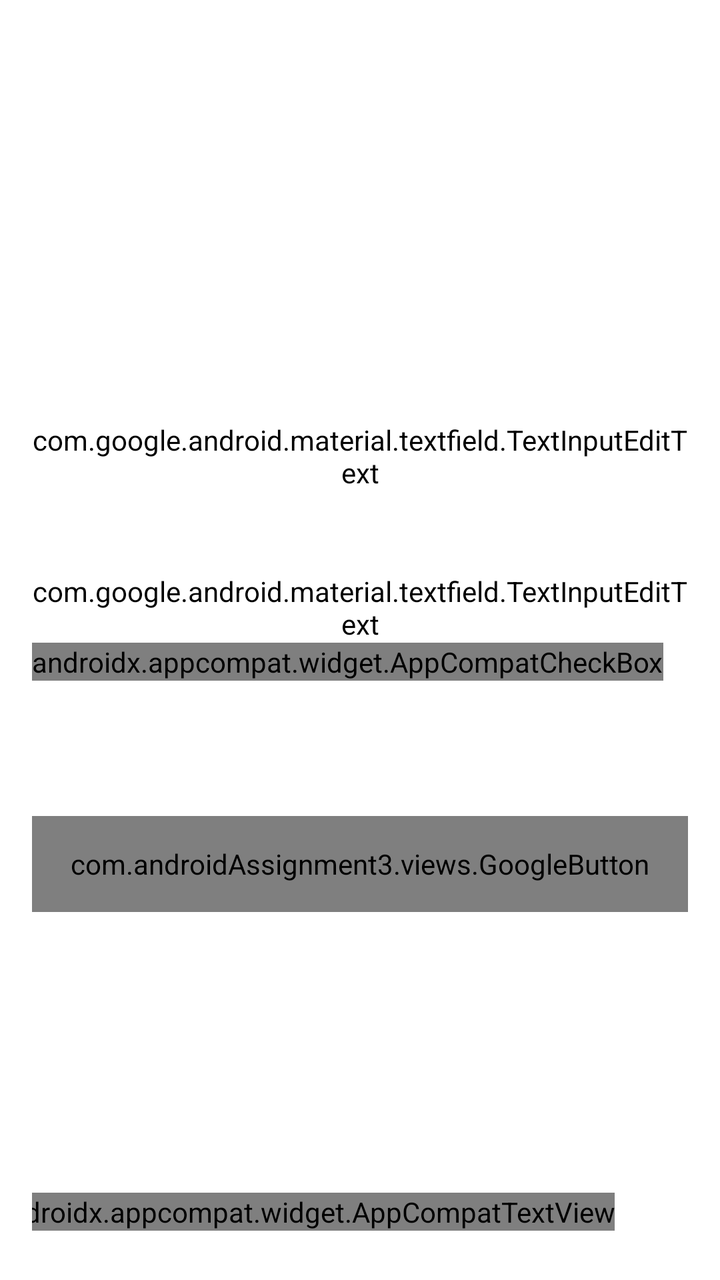
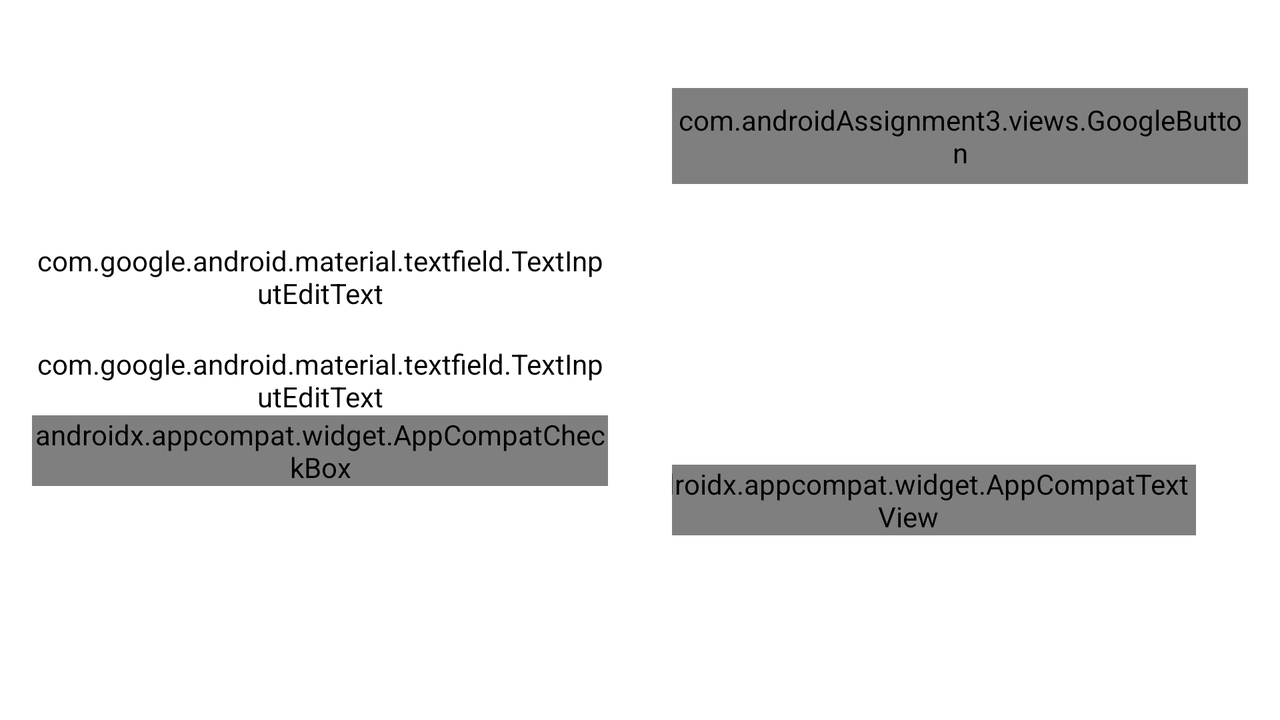

Two renders of one Android screen. The first uses the default layout on a phone; the second uses the alternative layout the repository ships for a different screen configuration, on a matching device. The two XML files are below.
<!-- AndroidManifest.xml: application theme Theme.Task1 -->
<!-- res/layout/activity_auth.xml -->
<?xml version="1.0" encoding="utf-8"?>
<androidx.constraintlayout.widget.ConstraintLayout xmlns:android="http://schemas.android.com/apk/res/android"
    xmlns:app="http://schemas.android.com/apk/res-auto"
    android:layout_width="match_parent"
    android:layout_height="match_parent"
    android:background="@color/profile_background"
    android:padding="@dimen/indent_normal">

    <androidx.appcompat.widget.AppCompatTextView
        android:id="@+id/tvGreetingTop"
        android:layout_width="0dp"
        android:layout_height="wrap_content"
        android:layout_marginBottom="@dimen/indent_min"
        android:fontFamily="@font/semi_bold"
        android:text="@string/login_greetings"
        android:textAlignment="center"
        android:textColor="@color/white"
        android:textSize="@dimen/authActivity_topGreeting_textSize"
        app:layout_constraintBottom_toTopOf="@id/tvGreetingBot"
        app:layout_constraintEnd_toEndOf="parent"
        app:layout_constraintStart_toStartOf="parent" />

    <androidx.appcompat.widget.AppCompatTextView
        android:id="@+id/tvGreetingBot"
        android:layout_width="0dp"
        android:layout_height="wrap_content"
        android:layout_marginBottom="@dimen/indent_big"
        android:fontFamily="@font/semi_bold"
        android:text="@string/login_greetings_2"
        android:textAlignment="center"
        android:textColor="@color/white"
        android:textSize="@dimen/textSize_normal"
        app:layout_constraintBottom_toTopOf="@id/tilEmail"
        app:layout_constraintEnd_toEndOf="parent"
        app:layout_constraintStart_toStartOf="parent" />

    <com.google.android.material.textfield.TextInputLayout
        android:id="@+id/tilEmail"
        android:layout_width="match_parent"
        android:layout_height="wrap_content"
        android:hint="@string/login_email_hint"
        android:theme="@style/ThemeOverlay.App.TextInputLayout"
        app:errorEnabled="true"
        app:expandedHintEnabled="false"
        app:hintTextAppearance="@style/TextLabel"
        app:layout_constraintBottom_toBottomOf="parent"
        app:layout_constraintEnd_toEndOf="parent"
        app:layout_constraintStart_toStartOf="parent"
        app:layout_constraintTop_toTopOf="parent"
        app:layout_constraintVertical_bias="@dimen/authActivity_email_bias">

        <com.google.android.material.textfield.TextInputEditText
            android:id="@+id/etEmail"
            android:layout_width="match_parent"
            android:layout_height="wrap_content"
            android:backgroundTint="@android:color/transparent"
            android:maxLines="1"
            android:textColor="@color/alabaster" />

    </com.google.android.material.textfield.TextInputLayout>

    <com.google.android.material.textfield.TextInputLayout
        android:id="@+id/tilPassword"
        android:layout_width="match_parent"
        android:layout_height="wrap_content"
        android:layout_marginTop="@dimen/indent_big"
        android:hint="@string/login_password_hint"
        android:theme="@style/ThemeOverlay.App.TextInputLayout"
        app:errorEnabled="true"
        app:expandedHintEnabled="false"
        app:hintTextAppearance="@style/TextLabel"
        app:layout_constraintEnd_toEndOf="parent"
        app:layout_constraintStart_toStartOf="parent"
        app:layout_constraintTop_toBottomOf="@id/tilEmail">

        <com.google.android.material.textfield.TextInputEditText
            android:id="@+id/etPassword"
            android:layout_width="match_parent"
            android:layout_height="wrap_content"
            android:backgroundTint="@android:color/transparent"
            android:inputType="textPassword"
            android:maxLines="1"
            android:textColor="@color/alabaster" />
    </com.google.android.material.textfield.TextInputLayout>

    <androidx.appcompat.widget.AppCompatCheckBox
        android:id="@+id/cbRememberMe"
        android:layout_width="wrap_content"
        android:layout_height="wrap_content"
        android:buttonTint="@color/white"
        android:text="@string/login_remember_me"
        android:textColor="@color/alabaster"
        android:textSize="@dimen/textSize_normal"
        app:layout_constraintStart_toStartOf="parent"
        app:layout_constraintTop_toBottomOf="@id/tilPassword" />

    <com.androidAssignment3.views.GoogleButton
        android:id="@+id/btnGoogle"
        android:layout_width="0dp"
        android:layout_height="@dimen/authActivity_googleButton_height"
        app:layout_constraintBottom_toBottomOf="parent"
        app:layout_constraintEnd_toEndOf="parent"
        app:layout_constraintStart_toStartOf="parent"
        app:layout_constraintTop_toTopOf="parent"
        app:layout_constraintVertical_bias="@dimen/authActivity_googleButton_bias" />

    <androidx.appcompat.widget.AppCompatTextView
        android:id="@+id/tvOr"
        android:layout_width="wrap_content"
        android:layout_height="wrap_content"
        android:fontFamily="@font/semi_bold"
        android:text="@string/login_or"
        android:textAlignment="center"
        android:textColor="@color/white"
        android:textSize="@dimen/textSize_big"
        app:layout_constraintEnd_toEndOf="parent"
        app:layout_constraintStart_toStartOf="parent"
        app:layout_constraintTop_toBottomOf="@id/btnGoogle" />

    <androidx.appcompat.widget.AppCompatButton
        android:id="@+id/btnRegister"
        android:layout_width="0dp"
        android:layout_height="@dimen/authActivity_registerButton_height"
        android:layout_marginTop="6dp"
        android:background="@drawable/button_register"
        android:fontFamily="@font/semi_bold"
        android:text="@string/login_register"
        android:textAllCaps="true"
        android:textColor="@color/white"
        android:textSize="@dimen/textSize_normal"
        app:layout_constraintEnd_toEndOf="parent"
        app:layout_constraintStart_toStartOf="parent"
        app:layout_constraintTop_toBottomOf="@id/tvOr" />

    <androidx.appcompat.widget.AppCompatTextView
        android:id="@+id/tvTerms"
        android:layout_width="wrap_content"
        android:layout_height="@dimen/authActivity_terms_height"
        android:layout_marginTop="@dimen/indent_normal"
        android:text="@string/login_by_clicking_register_you_agree_to_our_terms_n_and_conditions"
        android:textAlignment="center"
        android:textColor="@color/white"
        android:textSize="@dimen/textSize_normal"
        app:layout_constraintEnd_toEndOf="parent"
        app:layout_constraintStart_toStartOf="parent"
        app:layout_constraintTop_toBottomOf="@id/btnRegister" />

    <androidx.appcompat.widget.AppCompatTextView
        android:id="@+id/tvNoAccount"
        android:layout_width="wrap_content"
        android:layout_height="wrap_content"
        android:layout_marginTop="@dimen/indent_min"
        android:fontFamily="@font/semi_bold"
        android:text="@string/login_don_t_have_account"
        android:textColor="@color/alabaster"
        android:textSize="@dimen/textSize_normal"
        app:layout_constraintEnd_toStartOf="@id/tvSignIn"
        app:layout_constraintHorizontal_chainStyle="packed"
        app:layout_constraintStart_toStartOf="parent"
        app:layout_constraintTop_toBottomOf="@id/tvTerms" />

    <androidx.appcompat.widget.AppCompatTextView
        android:id="@+id/tvSignIn"
        android:layout_width="wrap_content"
        android:layout_height="wrap_content"
        android:layout_marginStart="@dimen/indent_small"
        android:layout_marginTop="@dimen/indent_min"
        android:fontFamily="@font/semi_bold"
        android:text="@string/login_sign_up"
        android:textColor="@color/white"
        android:textSize="@dimen/textSize_normal"
        app:layout_constraintEnd_toEndOf="parent"
        app:layout_constraintStart_toEndOf="@id/tvNoAccount"
        app:layout_constraintTop_toBottomOf="@id/tvTerms" />


</androidx.constraintlayout.widget.ConstraintLayout>
<!-- resources referenced by this layout -->
<resources>
  <dimen name="authActivity_email_bias">0.32</dimen>
  <dimen name="authActivity_googleButton_bias">0.70</dimen>
  <dimen name="authActivity_googleButton_height">48dp</dimen>
  <dimen name="authActivity_registerButton_height">56dp</dimen>
  <dimen name="authActivity_terms_height">32dp</dimen>
  <dimen name="authActivity_topGreeting_textSize">24sp</dimen>
  <dimen name="indent_big">24dp</dimen>
  <dimen name="indent_min">6dp</dimen>
  <dimen name="indent_normal">16dp</dimen>
  <dimen name="indent_small">10dp</dimen>
  <dimen name="textSize_big">18sp</dimen>
  <dimen name="textSize_normal">14sp</dimen>
  <string name="login_by_clicking_register_you_agree_to_our_terms_n_and_conditions">By clicking Register you agree to our Terms \n and Conditions</string>
  <string name="login_don_t_have_account">Don’t have account?</string>
  <string name="login_email_hint">E-mail</string>
  <string name="login_greetings">Let\'s get acquainted</string>
  <string name="login_greetings_2">Fill out the profile and go to the application!</string>
  <string name="login_or">or</string>
  <string name="login_password_hint">Password</string>
  <string name="login_register">register</string>
  <string name="login_remember_me">Remember me</string>
  <string name="login_sign_up">Sign up</string>
  <style name="TextLabel" parent="TextAppearance.Design.Hint">
          <item name="android:textSize">12sp</item>
      </style>
  <style name="ThemeOverlay.App.TextInputLayout" parent="">
          <item name="colorPrimary">@color/alabaster</item>
          <item name="colorOnSurface">@color/alabaster</item>
          <item name="colorError">@color/contacts_contacts</item>
      </style>
  <style name="Theme.Task1" parent="Theme.MaterialComponents.DayNight.NoActionBar">
          
          <item name="colorPrimary">@color/purple_500</item>
          <item name="colorPrimaryVariant">@color/purple_700</item>
          <item name="colorOnPrimary">@color/white</item>
          
          <item name="colorSecondary">@color/teal_200</item>
          <item name="colorSecondaryVariant">@color/teal_700</item>
          <item name="colorOnSecondary">@color/black</item>
          
          <item name="android:statusBarColor">?attr/colorPrimaryVariant</item>
          
      </style>
</resources>
<!-- res/layout-land/activity_auth.xml (the repository's variant of the layout above) -->
<!-- drawn on the phone turned sideways -->
<?xml version="1.0" encoding="utf-8"?>
<androidx.constraintlayout.widget.ConstraintLayout xmlns:android="http://schemas.android.com/apk/res/android"
    xmlns:app="http://schemas.android.com/apk/res-auto"
    xmlns:tools="http://schemas.android.com/tools"
    android:layout_width="match_parent"
    android:layout_height="match_parent"
    android:background="@color/profile_background">

    <androidx.constraintlayout.widget.ConstraintLayout
        android:id="@+id/loginInformation"
        android:layout_width="0dp"
        android:layout_height="0dp"
        android:padding="@dimen/indent_normal"
        app:layout_constraintBottom_toBottomOf="parent"
        app:layout_constraintStart_toStartOf="parent"
        app:layout_constraintTop_toTopOf="parent"
        app:layout_constraintWidth_percent="0.5">

        <androidx.appcompat.widget.AppCompatTextView
            android:id="@+id/tvGreetingTop"
            android:layout_width="0dp"
            android:layout_height="wrap_content"
            android:fontFamily="@font/semi_bold"
            android:text="@string/login_greetings"
            android:textAlignment="center"
            android:textColor="@color/white"
            android:textSize="@dimen/authActivity_topGreeting_textSize"
            app:layout_constraintBottom_toTopOf="@id/tvGreetingBot"
            app:layout_constraintEnd_toEndOf="parent"
            app:layout_constraintStart_toStartOf="parent" />

        <androidx.appcompat.widget.AppCompatTextView
            android:id="@+id/tvGreetingBot"
            android:layout_width="0dp"
            android:layout_height="wrap_content"
            android:layout_marginBottom="@dimen/indent_small"
            android:fontFamily="@font/semi_bold"
            android:text="@string/login_greetings_2"
            android:textAlignment="center"
            android:textColor="@color/white"
            android:textSize="@dimen/textSize_normal"
            app:layout_constraintBottom_toTopOf="@id/tilEmail"
            app:layout_constraintEnd_toEndOf="parent"
            app:layout_constraintStart_toStartOf="parent" />

        <com.google.android.material.textfield.TextInputLayout
            android:id="@+id/tilEmail"
            android:layout_width="match_parent"
            android:layout_height="wrap_content"
            android:hint="@string/login_email_hint"
            android:theme="@style/ThemeOverlay.App.TextInputLayout"
            app:errorEnabled="true"
            app:expandedHintEnabled="false"
            app:hintTextAppearance="@style/TextLabel"
            app:layout_constraintBottom_toBottomOf="parent"
            app:layout_constraintEnd_toEndOf="parent"
            app:layout_constraintStart_toStartOf="parent"
            app:layout_constraintTop_toTopOf="parent"
            app:layout_constraintVertical_bias="@dimen/authActivity_email_bias">

            <com.google.android.material.textfield.TextInputEditText
                android:id="@+id/etEmail"
                android:layout_width="match_parent"
                android:layout_height="wrap_content"
                android:backgroundTint="@android:color/transparent"
                android:textColor="@color/alabaster" />

        </com.google.android.material.textfield.TextInputLayout>

        <com.google.android.material.textfield.TextInputLayout
            android:id="@+id/tilPassword"
            android:layout_width="match_parent"
            android:layout_height="wrap_content"
            android:hint="@string/login_password_hint"
            android:theme="@style/ThemeOverlay.App.TextInputLayout"
            app:errorEnabled="true"
            app:expandedHintEnabled="false"
            app:hintTextAppearance="@style/TextLabel"
            app:layout_constraintEnd_toEndOf="parent"
            app:layout_constraintStart_toStartOf="parent"
            app:layout_constraintTop_toBottomOf="@id/tilEmail">

            <com.google.android.material.textfield.TextInputEditText
                android:id="@+id/etPassword"
                android:layout_width="match_parent"
                android:layout_height="wrap_content"
                android:backgroundTint="@android:color/transparent"
                android:inputType="textPassword"
                android:textColor="@color/alabaster" />
        </com.google.android.material.textfield.TextInputLayout>

        <androidx.appcompat.widget.AppCompatCheckBox
            android:id="@+id/cbRememberMe"
            android:layout_width="wrap_content"
            android:layout_height="wrap_content"
            android:buttonTint="@color/white"
            android:text="@string/login_remember_me"
            android:textColor="@color/alabaster"
            android:textSize="@dimen/textSize_normal"
            app:layout_constraintStart_toStartOf="parent"
            app:layout_constraintTop_toBottomOf="@id/tilPassword" />
    </androidx.constraintlayout.widget.ConstraintLayout>

    <androidx.constraintlayout.widget.ConstraintLayout
        android:id="@+id/loginButtons"
        android:layout_width="0dp"
        android:layout_height="0dp"
        android:padding="@dimen/indent_normal"
        app:layout_constraintBottom_toBottomOf="parent"
        app:layout_constraintEnd_toEndOf="parent"
        app:layout_constraintTop_toTopOf="parent"
        app:layout_constraintWidth_percent="0.5">

        <com.androidAssignment3.views.GoogleButton
            android:id="@+id/btnGoogle"
            android:layout_width="0dp"
            android:layout_height="@dimen/authActivity_googleButton_height"
            app:layout_constraintBottom_toBottomOf="parent"
            app:layout_constraintEnd_toEndOf="parent"
            app:layout_constraintStart_toStartOf="parent"
            app:layout_constraintTop_toTopOf="parent"
            app:layout_constraintVertical_bias="@dimen/authActivity_googleButton_bias_land" />

        <androidx.appcompat.widget.AppCompatTextView
            android:id="@+id/tvOr"
            android:layout_width="wrap_content"
            android:layout_height="wrap_content"
            android:fontFamily="@font/semi_bold"
            android:text="@string/login_or"
            android:textColor="@color/white"
            android:textSize="@dimen/textSize_big"
            app:layout_constraintEnd_toEndOf="parent"
            app:layout_constraintStart_toStartOf="parent"
            app:layout_constraintTop_toBottomOf="@id/btnGoogle" />

        <androidx.appcompat.widget.AppCompatButton
            android:id="@+id/btnRegister"
            android:layout_width="0dp"
            android:layout_height="@dimen/authActivity_registerButton_height"
            android:layout_marginTop="@dimen/indent_min"
            android:background="@drawable/button_register"
            android:fontFamily="@font/semi_bold"
            android:text="@string/login_register"
            android:textAllCaps="true"
            android:textColor="@color/white"
            android:textSize="@dimen/textSize_big"
            app:layout_constraintEnd_toEndOf="parent"
            app:layout_constraintStart_toStartOf="parent"
            app:layout_constraintTop_toBottomOf="@id/tvOr" />

        <androidx.appcompat.widget.AppCompatTextView
            android:id="@+id/tvTerms"
            android:layout_width="wrap_content"
            android:layout_height="@dimen/authActivity_terms_height"
            android:layout_marginTop="@dimen/indent_normal"
            android:text="@string/login_by_clicking_register_you_agree_to_our_terms_n_and_conditions"
            android:textAlignment="center"
            android:textColor="@color/white"
            android:textSize="@dimen/textSize_normal"
            app:layout_constraintEnd_toEndOf="parent"
            app:layout_constraintStart_toStartOf="parent"
            app:layout_constraintTop_toBottomOf="@id/btnRegister" />

        <androidx.appcompat.widget.AppCompatTextView
            android:id="@+id/tvNoAccount"
            android:layout_width="wrap_content"
            android:layout_height="wrap_content"
            android:layout_marginTop="@dimen/indent_min"
            android:fontFamily="@font/semi_bold"
            android:text="@string/login_don_t_have_account"
            android:textColor="@color/alabaster"
            android:textSize="@dimen/textSize_normal"
            app:layout_constraintEnd_toStartOf="@id/tvSignIn"
            app:layout_constraintHorizontal_chainStyle="packed"
            app:layout_constraintStart_toStartOf="parent"
            app:layout_constraintTop_toBottomOf="@id/tvTerms" />

        <androidx.appcompat.widget.AppCompatTextView
            android:id="@+id/tvSignIn"
            android:layout_width="wrap_content"
            android:layout_height="wrap_content"
            android:layout_marginStart="@dimen/indent_min"
            android:layout_marginTop="@dimen/indent_min"
            android:fontFamily="@font/semi_bold"
            android:text="@string/login_sign_up"
            android:textColor="@color/white"
            android:textSize="@dimen/textSize_normal"
            app:layout_constraintEnd_toEndOf="parent"
            app:layout_constraintStart_toEndOf="@id/tvNoAccount"
            app:layout_constraintTop_toBottomOf="@id/tvTerms" />
    </androidx.constraintlayout.widget.ConstraintLayout>
</androidx.constraintlayout.widget.ConstraintLayout>
<!-- resources referenced by the variant -->
<!-- as the phone turned sideways resolves them -->
<resources>
  <dimen name="authActivity_email_bias">0.32</dimen>
  <dimen name="authActivity_googleButton_bias_land">0.10</dimen>
  <dimen name="authActivity_googleButton_height">48dp</dimen>
  <dimen name="authActivity_registerButton_height">56dp</dimen>
  <dimen name="authActivity_terms_height">32dp</dimen>
  <dimen name="authActivity_topGreeting_textSize">24sp</dimen>
  <dimen name="indent_min">6dp</dimen>
  <dimen name="indent_normal">16dp</dimen>
  <dimen name="indent_small">10dp</dimen>
  <dimen name="textSize_big">18sp</dimen>
  <dimen name="textSize_normal">14sp</dimen>
  <string name="login_by_clicking_register_you_agree_to_our_terms_n_and_conditions">By clicking Register you agree to our Terms \n and Conditions</string>
  <string name="login_don_t_have_account">Don’t have account?</string>
  <string name="login_email_hint">E-mail</string>
  <string name="login_greetings">Let\'s get acquainted</string>
  <string name="login_greetings_2">Fill out the profile and go to the application!</string>
  <string name="login_or">or</string>
  <string name="login_password_hint">Password</string>
  <string name="login_register">register</string>
  <string name="login_remember_me">Remember me</string>
  <string name="login_sign_up">Sign up</string>
  <style name="TextLabel" parent="TextAppearance.Design.Hint">
          <item name="android:textSize">12sp</item>
      </style>
  <style name="ThemeOverlay.App.TextInputLayout" parent="">
          <item name="colorPrimary">@color/alabaster</item>
          <item name="colorOnSurface">@color/alabaster</item>
          <item name="colorError">@color/contacts_contacts</item>
      </style>
  <style name="Theme.Task1" parent="Theme.MaterialComponents.DayNight.NoActionBar">
          
          <item name="colorPrimary">@color/purple_500</item>
          <item name="colorPrimaryVariant">@color/purple_700</item>
          <item name="colorOnPrimary">@color/white</item>
          
          <item name="colorSecondary">@color/teal_200</item>
          <item name="colorSecondaryVariant">@color/teal_700</item>
          <item name="colorOnSecondary">@color/black</item>
          
          <item name="android:statusBarColor">?attr/colorPrimaryVariant</item>
          
      </style>
</resources>
